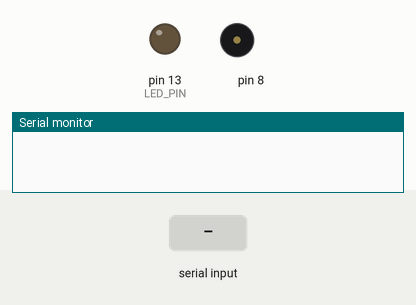
A sketch run on a simulated Arduino Uno, built with avr-gcc and run on an emulated ATmega328P. Parts: output pins drawn as LEDs (lit = HIGH), buzzer (waves = sounding), the last lines printed to the serial monitor. Inputs (shaded band) come from the test bench.

Above: at 1.2 s.
1.3 s: "ON\n" received over Serial
At 2.0 s:
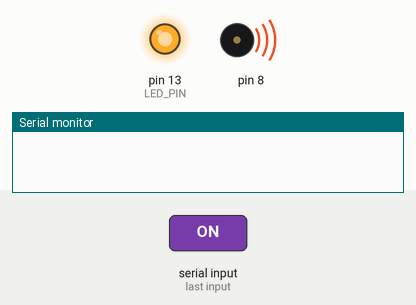
At 4.1 s:
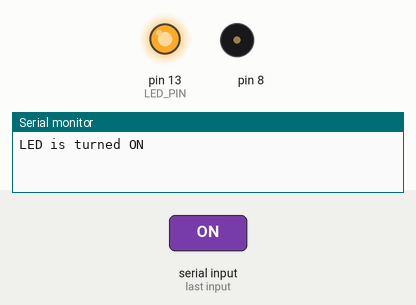
4.3 s: "OFF\n" received over Serial
At 5.1 s:
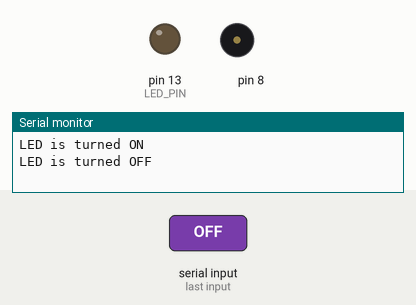
Timing chart, 0 to 7.3 s (numbered marks = the images above; inputs shaded):
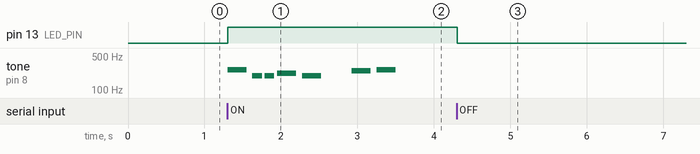

Measured:
- after the input at 1.3 s, pin 13 (LED_PIN): LOW → HIGH at once; tone on pin 8: plays 262 Hz for 0.25 s, 196 Hz for 0.13 s, 196 Hz for 0.13 s, 220 Hz for 0.25 s, 196 Hz for 0.25 s, 247 Hz for 0.25 s … (7 notes in this stretch), starting at once
- after the input at 4.3 s, pin 13 (LED_PIN): HIGH → LOW at once

The sketch:

Bluetooth_HC05.ino
```cpp
// NOTE: change the Serial to other Serial/Software Serial if you connects Bluetooth module to other pins
#define LED_PIN 13
#include "pitches.h"

// notes in the melody:
int melody[] = {
  NOTE_C4, NOTE_G3, NOTE_G3, NOTE_A3, NOTE_G3, 0, NOTE_B3, NOTE_C4
};

// note durations: 4 = quarter note, 8 = eighth note, etc.:
int noteDurations[] = {
  4, 8, 8, 4, 4, 4, 4, 4
};
int SOUND;

void setup() {
  Serial.begin(9600);
  pinMode(LED_PIN, OUTPUT); // set the digital pin as output:
}

void loop() {
  if (Serial.available()) { // if there is data comming
    String command = Serial.readStringUntil('\n'); // read string until meet newline character

    if (command == "OFF") {
      digitalWrite(LED_PIN, LOW);  // turn off LED
      Serial.println("LED is turned OFF");
      SOUND=0;
      // reports action to smartphone app

    } else if (command == "ON") {
      digitalWrite(LED_PIN, HIGH); // turn on LED
      SOUND=1;
      if (SOUND==1){
      for (int thisNote = 0; thisNote < 8; thisNote++) {

    // to calculate the note duration, take one second
    // divided by the note type.
    //e.g. quarter note = 1000 / 4, eighth note = 1000/8, etc.
        int noteDuration = 1000 / noteDurations[thisNote];
        tone(8, melody[thisNote], noteDuration);

      // to distinguish the notes, set a minimum time between them.
      // the note's duration + 30% seems to work well:
        int pauseBetweenNotes = noteDuration * 1.30;
        delay(pauseBetweenNotes);
      // stop the tone playing:
        noTone(8);
      }
      SOUND+=1;
      }
      Serial.println("LED is turned ON"); // reports action to smartphone app
    }
  }
}
```

pitches.h
```cpp
/*************************************************
 * Public Constants
 *************************************************/

#define NOTE_B0  31
#define NOTE_C1  33
#define NOTE_CS1 35
#define NOTE_D1  37
#define NOTE_DS1 39
#define NOTE_E1  41
#define NOTE_F1  44
#define NOTE_FS1 46
#define NOTE_G1  49
#define NOTE_GS1 52
#define NOTE_A1  55
#define NOTE_AS1 58
#define NOTE_B1  62
#define NOTE_C2  65
#define NOTE_CS2 69
#define NOTE_D2  73
#define NOTE_DS2 78
#define NOTE_E2  82
#define NOTE_F2  87
#define NOTE_FS2 93
#define NOTE_G2  98
#define NOTE_GS2 104
#define NOTE_A2  110
#define NOTE_AS2 117
#define NOTE_B2  123
#define NOTE_C3  131
#define NOTE_CS3 139
#define NOTE_D3  147
#define NOTE_DS3 156
#define NOTE_E3  165
#define NOTE_F3  175
#define NOTE_FS3 185
#define NOTE_G3  196
#define NOTE_GS3 208
#define NOTE_A3  220
#define NOTE_AS3 233
#define NOTE_B3  247
#define NOTE_C4  262
#define NOTE_CS4 277
#define NOTE_D4  294
#define NOTE_DS4 311
#define NOTE_E4  330
#define NOTE_F4  349
#define NOTE_FS4 370
#define NOTE_G4  392
#define NOTE_GS4 415
#define NOTE_A4  440
#define NOTE_AS4 466
#define NOTE_B4  494
#define NOTE_C5  523
#define NOTE_CS5 554
#define NOTE_D5  587
#define NOTE_DS5 622
#define NOTE_E5  659
#define NOTE_F5  698
#define NOTE_FS5 740
#define NOTE_G5  784
#define NOTE_GS5 831
#define NOTE_A5  880
#define NOTE_AS5 932
#define NOTE_B5  988
#define NOTE_C6  1047
#define NOTE_CS6 1109
#define NOTE_D6  1175
#define NOTE_DS6 1245
#define NOTE_E6  1319
#define NOTE_F6  1397
#define NOTE_FS6 1480
#define NOTE_G6  1568
#define NOTE_GS6 1661
#define NOTE_A6  1760
#define NOTE_AS6 1865
#define NOTE_B6  1976
#define NOTE_C7  2093
#define NOTE_CS7 2217
#define NOTE_D7  2349
#define NOTE_DS7 2489
#define NOTE_E7  2637
#define NOTE_F7  2794
#define NOTE_FS7 2960
#define NOTE_G7  3136
#define NOTE_GS7 3322
#define NOTE_A7  3520
#define NOTE_AS7 3729
#define NOTE_B7  3951
#define NOTE_C8  4186
#define NOTE_CS8 4435
#define NOTE_D8  4699
#define NOTE_DS8 4978
```
